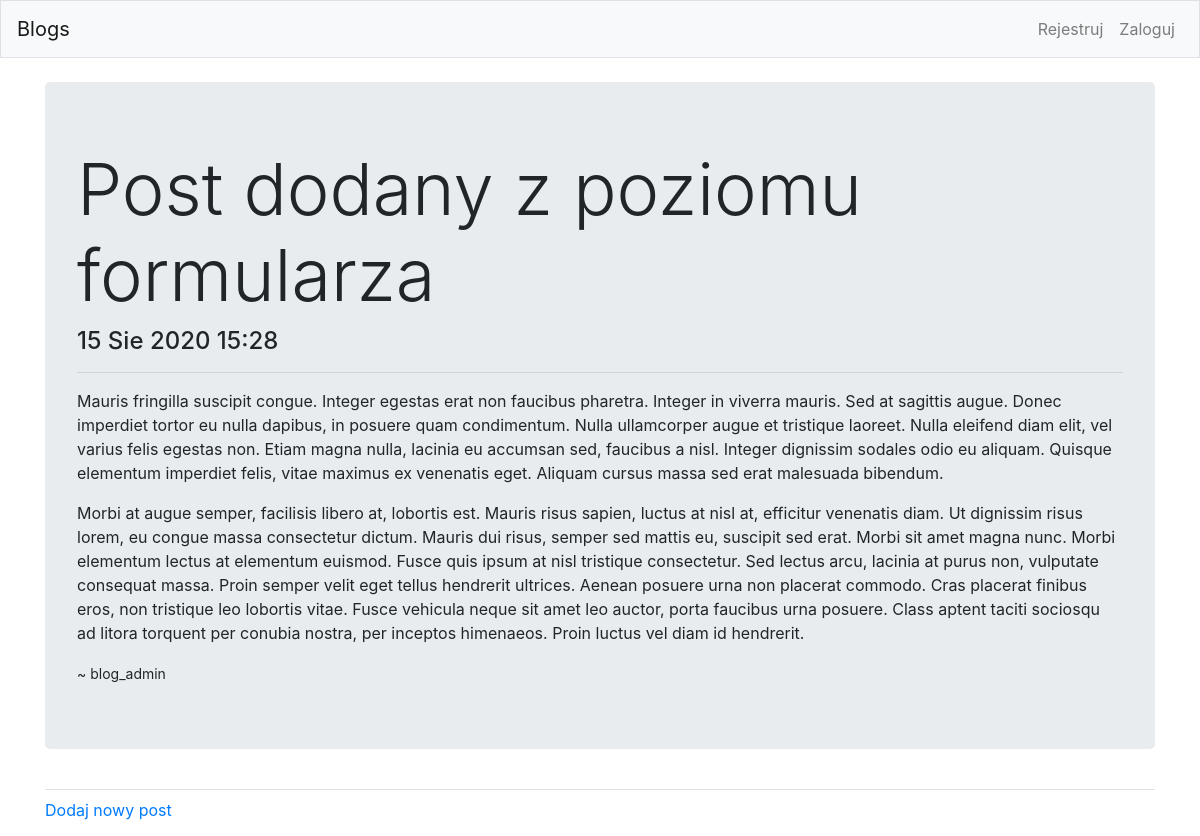
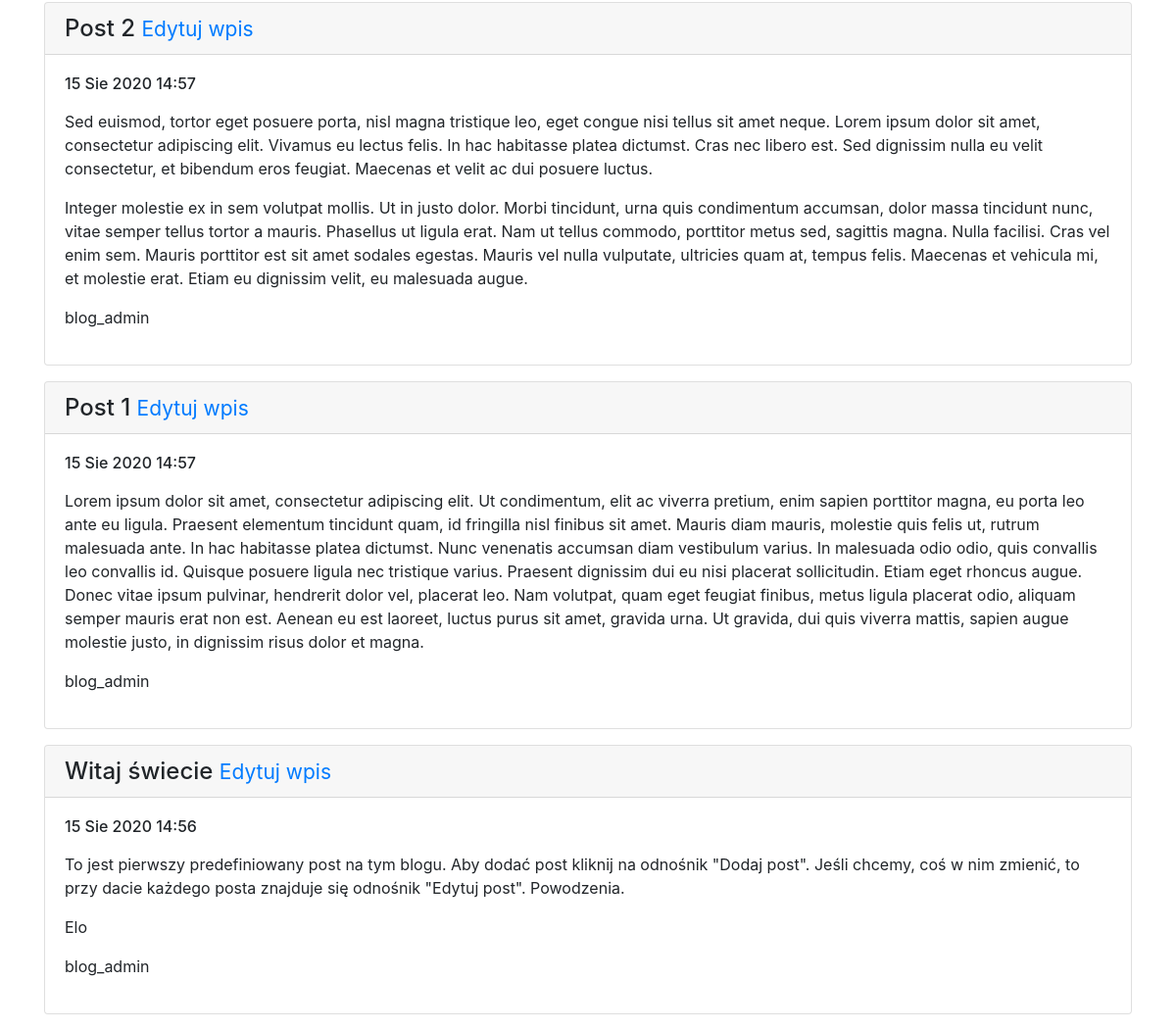
The page / on the database its author committed (2 pictures, top to bottom).
### blogs/models.py (models this page shows, shortened)
class BlogPost(models.Model):
    title = models.CharField(max_length=200)
    text = models.TextField()
    date_added = models.DateTimeField(auto_now_add=True)
    owner = models.ForeignKey(User, on_delete=models.CASCADE)

### blogs/views.py (the view)
# urls.py: path('', views.index, name="index"),
def index(request):
    lastPost = BlogPost.objects.last()
    lastPost_id  = lastPost.id
    posts = BlogPost.objects.exclude(id=lastPost_id).order_by('-date_added')
    context = {'posts': posts, 'last': lastPost}
    return render(request, 'blogs/index.html', context)

### blogs/templates/blogs/index.html
{% extends 'blogs/base.html' %}
{% load bootstrap4 %}
{% block page_header %}
    <div class="jumbotron">
        <h1 class="display-3">{{ last.title }}</h1>
        <h4>{{last.date_added|date:'d M Y H:i'}}</h4>
        <hr />
        <p class="lead">
            {{ last.text|linebreaks }}
        </p>
        <small>~ {{ last.owner }}</small>
    </div>
{% endblock page_header %}
{% block content %}
    <p>
        <a href="{% url 'blogs:new_post' %}">Dodaj nowy post</a>
    </p>
    {% for post in posts %}
    <div class="card mb-3">
        <h4 class="card-header">
            {{ post.title }}
            <small><a href="{% url 'blogs:edit_post' post.id %}">Edytuj wpis</a></small>
        </h4>
        <div class="card-body">
            <h6>
                {{ post.date_added|date:'d M Y H:i' }}
            </h6>
            <p>
                {{ post.text|linebreaks }}
            <p>
                {{ post.owner }}
            </p>
        </div>
    </div>
    {% empty %}
        Nie dodano żadnych postów.
    {% endfor %}
{% endblock content %}

### blogs/templates/blogs/base.html (shortened to what this page needs)
{% load bootstrap4 %}
<!doctype html>
<html lang="pl">
    <head>
        {% bootstrap_css %}
    </head>
    <body>
        <nav class="navbar navbar-expand-md navbar-light bg-light mb-4 border">
            <a class="navbar-brand" href="{% url 'blogs:index' %}">
                Blogs
            </a>
            <div class="collapse navbar-collapse" id="navbar-collapse">
                <ul class="navbar-nav ml-auto">
                    {% if user.is_authenticated %}
                        <li class="nav-item">
                            <span class="navbar-text">
                                Witaj, {{ user.username }}
                            </span>
                        </li>
                        <li class="nav-item">
                            <a class="nav-link" href="{% url 'users:logout' %}">
                                Wyloguj
                            </a>
                        </li>
                    {% else %}
                        <li class="nav-item">
                            <a class="nav-link" href="{% url 'users:register' %}">
                                Rejestruj
                            </a>
                        </li>
                        <li class="nav-item">
                            <a class="nav-link" href="{% url 'users:login' %}">
                                Zaloguj
                            </a>
                        </li>
                    {% endif %}
                </ul>
            </div>
        </nav>
        <main role="main" class="container">
            <div class="pb-2 mb-2 border-bottom">
                {% block page_header %} {% endblock page_header %}
            </div>
            <div>
                {% block content %}{% endblock content %}
            </div>
        </main>
    </body>
</html>

### rows shown on the page
BlogPost: title "Post dodany z poziomu formularza", date_added "15 Sie 2020 15:28", text "Mauris fringilla suscipit congue. Integer egestas erat non faucibus pharetra. Integer in viverra mauris. Sed at sagittis augue. Donec imperdiet tortor eu nulla dapibus, in posuere quam condimentum. Nulla ullamcorper augue et tristique laoreet. Nulla eleifend diam elit, vel varius felis egestas non. Etiam magna nulla, lacinia eu accumsan sed, faucibus a nisl. Integer dignissim sodales odio eu aliquam. Quisque elementum imperdiet felis, vitae maximus ex venenatis eget. Aliquam cursus massa sed erat malesuada bibendum. Morbi at augue semper, facilisis libero at, lobortis est. Mauris risus sapien, luctus at nisl at, efficitur venenatis diam. Ut dignissim risus lorem, eu congue massa consectetur…", owner "blog_admin"
BlogPost: title "Post 2", date_added "15 Sie 2020 14:57", text "Sed euismod, tortor eget posuere porta, nisl magna tristique leo, eget congue nisi tellus sit amet neque. Lorem ipsum dolor sit amet, consectetur adipiscing elit. Vivamus eu lectus felis. In hac habitasse platea dictumst. Cras nec libero est. Sed dignissim nulla eu velit consectetur, et bibendum eros feugiat. Maecenas et velit ac dui posuere luctus. Integer molestie ex in sem volutpat mollis. Ut in justo dolor. Morbi tincidunt, urna quis condimentum accumsan, dolor massa tincidunt nunc, vitae semper tellus tortor a mauris. Phasellus ut ligula erat. Nam ut tellus commodo, porttitor metus sed, sagittis magna. Nulla facilisi. Cras vel enim sem. Mauris porttitor est sit amet sodales egestas.…", owner "blog_admin"
BlogPost: title "Post 1", date_added "15 Sie 2020 14:57", text "Lorem ipsum dolor sit amet, consectetur adipiscing elit. Ut condimentum, elit ac viverra pretium, enim sapien porttitor magna, eu porta leo ante eu ligula. Praesent elementum tincidunt quam, id fringilla nisl finibus sit amet. Mauris diam mauris, molestie quis felis ut, rutrum malesuada ante. In hac habitasse platea dictumst. Nunc venenatis accumsan diam vestibulum varius. In malesuada odio odio, quis convallis leo convallis id. Quisque posuere ligula nec tristique varius. Praesent dignissim dui eu nisi placerat sollicitudin. Etiam eget rhoncus augue. Donec vitae ipsum pulvinar, hendrerit dolor vel, placerat leo. Nam volutpat, quam eget feugiat finibus, metus ligula placerat odio, aliquam…", owner "blog_admin"
BlogPost: title "Witaj świecie", date_added "15 Sie 2020 14:56", text "To jest pierwszy predefiniowany post na tym blogu. Aby dodać post kliknij na odnośnik \"Dodaj post\". Jeśli chcemy, coś w nim zmienić, to przy dacie każdego posta znajduje się odnośnik \"Edytuj post\". Powodzenia. Elo", owner "blog_admin"
